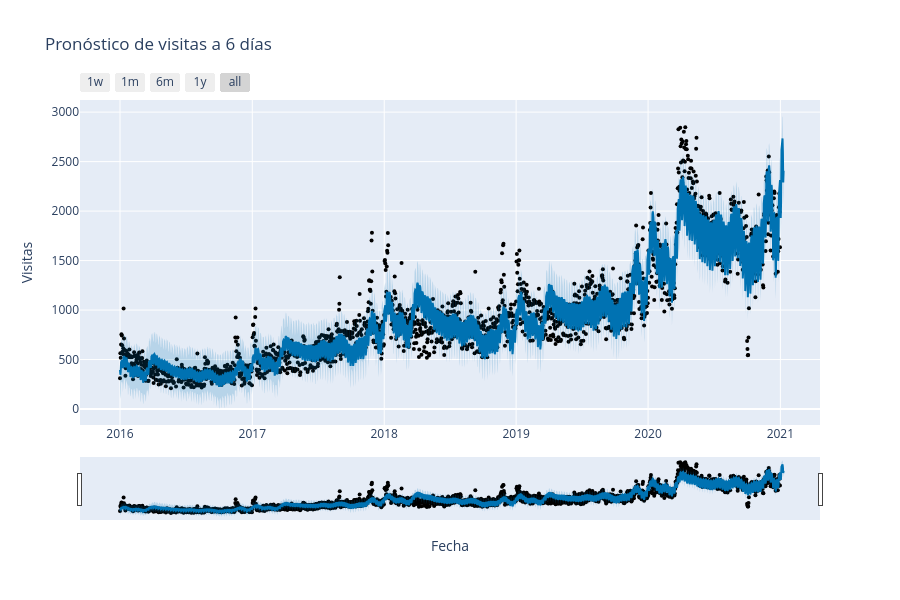

The notebook cell saved with this chart:
### Code cell
m = Prophet(
    yearly_seasonality=True,
    weekly_seasonality=True,
    daily_seasonality=False,
    changepoint_prior_scale=best_params['changepoint_prior_scale'],
    seasonality_prior_scale=best_params['seasonality_prior_scale'],
    holidays_prior_scale=best_params['holidays_prior_scale'],
    seasonality_mode=best_params['seasonality_mode'],
    n_changepoints=best_params['n_changepoints']
)
m.fit(page_vis[['ds', 'y']])
future = m.make_future_dataframe(periods=10)
future['Easter'] = 0
future['Christmas'] = 0
future['Black Friday'] = 0
forecast = m.predict(future)
forecast_future = forecast[forecast['ds'] > page_vis['ds'].max()][['ds', 'yhat', 'yhat_lower', 'yhat_upper']]
fig = plot_plotly(m, forecast)
fig.update_layout(title="Pronóstico de visitas a 6 días", xaxis_title="Fecha", yaxis_title="Visitas")
fig.show()

### Figure 1 — Plotly figure (JSON) as saved in the notebook; plotly's stock layout.template omitted (floating-point values rounded to 4 significant figures; data arrays with more than 128 entries replaced by an {"elided": "..."} marker saying what was removed)
{"data": [{"marker": {"color": "black", "size": 4}, "mode": "markers", "name": "Actual", "type": "scatter", "x": {"elided": "1827 str values"}, "y": {"elided": "1827 int values"}}, {"hoverinfo": "skip", "line": {"width": 0}, "mode": "lines", "type": "scatter", "x": {"elided": "1837 str values"}, "y": {"elided": "1837 float values"}}, {"fill": "tonexty", "fillcolor": "rgba(0, 114, 178, 0.2)", "line": {"color": "#0072B2", "width": 2}, "mode": "lines", "name": "Predicted", "type": "scatter", "x": {"elided": "1837 str values"}, "y": {"elided": "1837 float values"}}, {"fill": "tonexty", "fillcolor": "rgba(0, 114, 178, 0.2)", "hoverinfo": "skip", "line": {"width": 0}, "mode": "lines", "type": "scatter", "x": {"elided": "1837 str values"}, "y": {"elided": "1837 float values"}}], "layout": {"height": 600, "showlegend": false, "title": {"text": "Pronóstico de visitas a 6 días"}, "width": 900, "xaxis": {"rangeselector": {"buttons": [{"count": 7, "label": "1w", "step": "day", "stepmode": "backward"}, {"count": 1, "label": "1m", "step": "month", "stepmode": "backward"}, {"count": 6, "label": "6m", "step": "month", "stepmode": "backward"}, {"count": 1, "label": "1y", "step": "year", "stepmode": "backward"}, {"step": "all"}]}, "rangeslider": {"visible": true}, "title": {"text": "Fecha"}, "type": "date"}, "yaxis": {"title": {"text": "Visitas"}}}}
